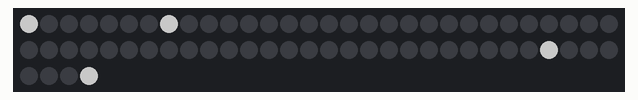
This sketch was run on a simulated Arduino Uno, built with avr-gcc and run on an emulated ATmega328P. Shown: 64 RGB LEDs in strip order, left to right, continuing on the next row. Dim RGB values are drawn brighter than linear; the strip is taken to match the declared colour order.

Above: at 0.1 s.

The sketch:

audio.ino
```cpp
#include <Adafruit_NeoPixel.h>

float brtn = 1000;
Adafruit_NeoPixel strip = Adafruit_NeoPixel(64, 2, NEO_RGB + NEO_KHZ800);
void setup() {
  Serial.begin(115200);
  strip.begin();
  strip.clear();
  strip.show();
  LCD(0,0,100,100,100);
  LCD(7,7,100,100,100);
  LCD(0,7,100,100,100);
  LCD(7,0,100,100,100);
  strip.show();
  delay(1000);
  strip.clear();
  strip.show();
}

void LCD(int i, int j, int R, int G, int B)
{
  if ((i > 7) || (j > 7) || (i < 0) || (j < 0)) {
    return;
  }

  if (i == 0)
  {
    strip.setPixelColor(j, G*((brtn/10)/100), R*((brtn/10)/100), B*((brtn/10)/100));
  }
  if ( (i % 2) == 0)
  {
    strip.setPixelColor(8 * i + j, G*((brtn/10)/100), R*((brtn/10)/100), B*((brtn/10)/100));
  }
  else
  {
    strip.setPixelColor(8 * i + (7 - j), G*((brtn/10)/100), R*((brtn/10)/100), B*((brtn/10)/100));
  }
}
byte r;
byte g;
byte b;
int charCounter = 0;
int j = 0;
void loop() {
  while(Serial.available())
  {
    strip.clear();
    int time = millis();

    for(int i=0;i<64;i++)
    {
      while (!Serial.available());
      r = Serial.read();
      while (!Serial.available());
      g = Serial.read();
      while (!Serial.available());
      b = Serial.read();
      strip.setPixelColor(i,g,r,b);
    }
    strip.show();
    if(millis()-time>10)
    {
      strip.clear();
      while(Serial.available()){Serial.read();}
      return;
    }
   }
  delayMicroseconds(100);

}
```
